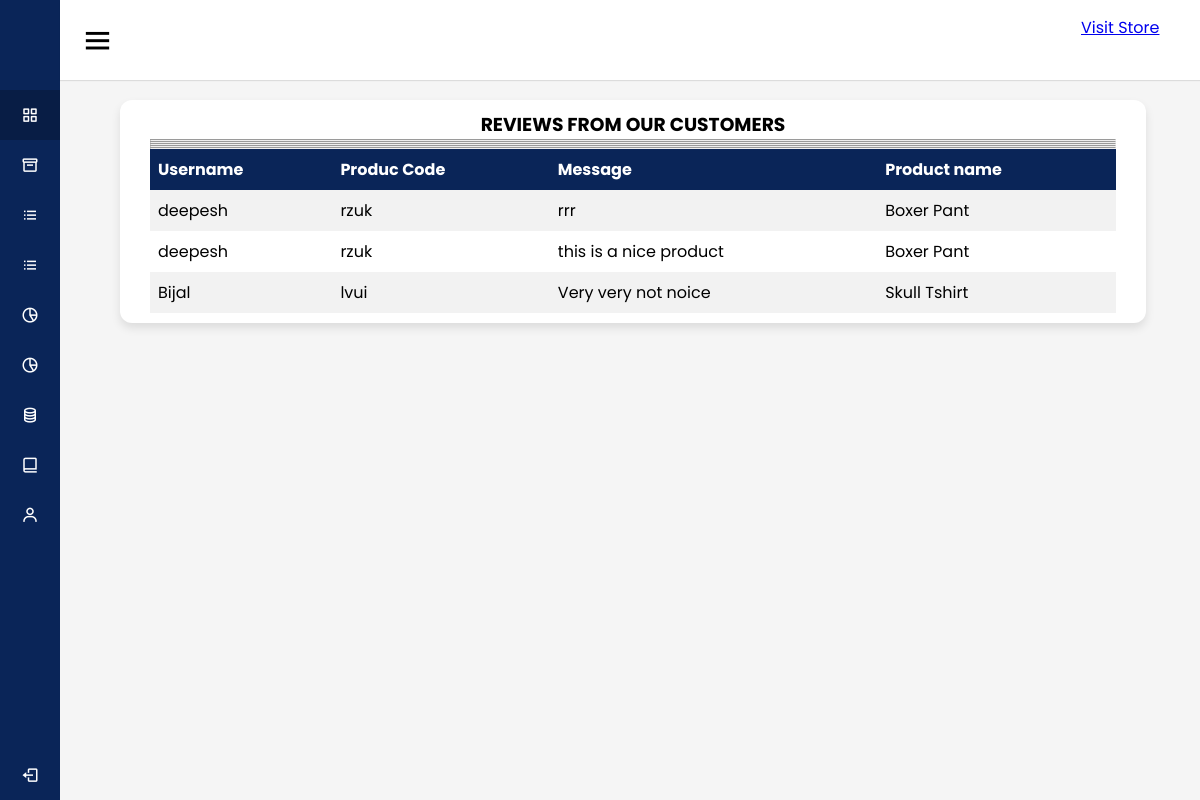
Screenshot of /reviews.php with the database file from the repository.
### tables this page shows
CREATE TABLE `review` (
  `user_name` varchar(100) NOT NULL,
  `p_id` varchar(100) NOT NULL,
  `message` varchar(1000) NOT NULL,
  `p_name` varchar(1000) NOT NULL
);

### reviews.php (the view, shortened to what this page needs)
<?php
include "top.php";
?>
<!DOCTYPE html>
<html>
<head>
</head>
<body>
	      <br><br><br><br>
	      <div class="wwe">
               <div class="qwe">
			                   <center><b><h3>REVIEWS FROM OUR CUSTOMERS </h3></b></center><hr><hr><hr><hr><hr>
                       <table border="0" width="100%" align="center" id="customers" >
	<tr bgcolor="grey">
		<th>Username</th>
		<th>Produc Code</th>
		<th>Message</th>
		<th>Product name</th>
	</tr>
		<?php
			$conn=mysqli_connect("localhost","root","","kings");
			$sql="SELECT * FROM review";
			echo '<div class="rev_mid">';
		  	$result=mysqli_query($conn,$sql);
		   	if(mysqli_num_rows($result)>0)
	        {
	           while($row=mysqli_fetch_assoc($result))
				{
					echo "<tr>";
			   		echo "<td>".$row['user_name']."</td><td>".$row['p_id']."</td><td>".$row['message']."</td><td>".$row['p_name']."</td>";
			   		echo "</tr>";
				}
			}
		?>
	</table>
</body>
</html>

### qwerty.css (style rules this page uses)
* { margin: 0; padding: 0; box-sizing: border-box; font-family: 'Poppins', sans-serif; }

### reviews.php (style rules this page uses)
.qwe { padding-left: 20px; padding-right: 20px; }
.wwe { width: 90%; background: #fff; padding: 10px 10px; margin: 0px 60px; border-radius: 12px; box-shadow: 0 5px 10px rgba(0, 0, 0, 0.1); }
table { border-collapse: collapse; width: 100%; }
th, td { text-align: left; padding: 8px; }
tr:nth-child(even) { background-color: #f2f2f2 }
th { background-color: #0A2558; color: white; }

### rows the page displays
review: user_name "deepesh", p "rzuk", message "rrr", p_name "Boxer Pant"
review: user_name "deepesh", p "rzuk", message "this is a nice product", p_name "Boxer Pant"
review: user_name "Bijal", p "lvui", message "Very very not noice", p_name "Skull Tshirt"
